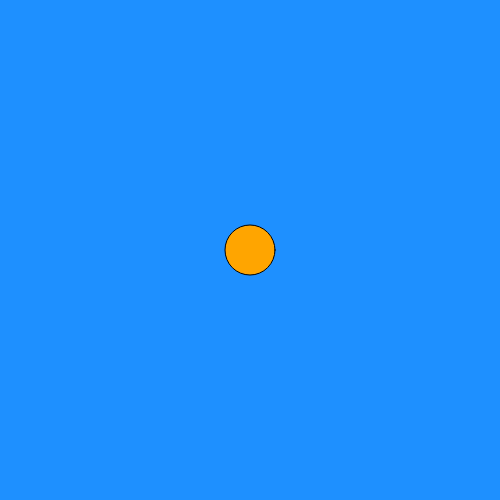
Frame 1 (no input)
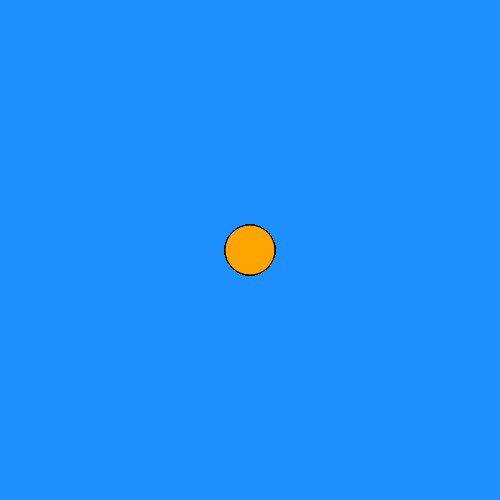
Frame 60 (no input)
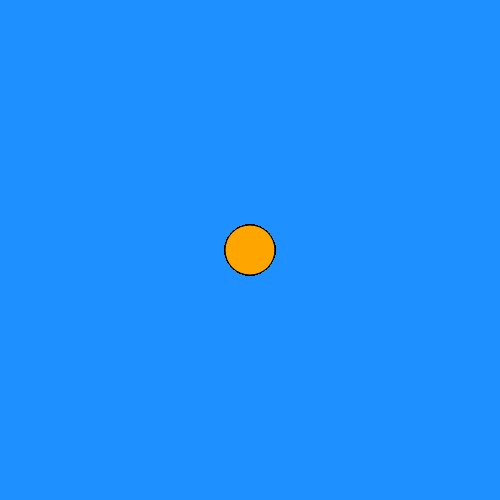
Frame 120 (the mouse pressed at the canvas centre since frame 60)

The p5.js sketch that drew these frames (run headless with seeded random() and noise() and a simulated clock; from frame 60 on, the mouse is pressed at the canvas centre):

// p5.js sketch
// ── sketch.js
/**
 * Anthony Ho
 * IGME-101: Event Handlers, 8/30/19
 * Summarization of sketch activity
 */

"use strict"; //catch some common coding errors


/**
 * setup :
 */
function setup() {
    createCanvas(500, 500);
    background("DodgerBlue");
}

/**
 * draw :
 */

//orange circle
function draw() {
    fill("Orange");
    ellipse(250, 250, 50, 50);
}

//invisble circle
function mouseClicked() {
    fill('transparent');
    ellipse(mouseX, mouseY, 30, 50);
}

//random rectangle
function keyPressed() {
    fill("Red");
    rect(random(0, 500), random(0, 500), 20, 40);
}

//clear background
/*I dont really know what you mean by this. I think you meant to reset
the canvas back to the default. Anyway, I'll just add both interpretations
and have you choose which one is correct.*/
function mouseDragged() {
    background('transparent');
    //background("DodgerBlue")
}
